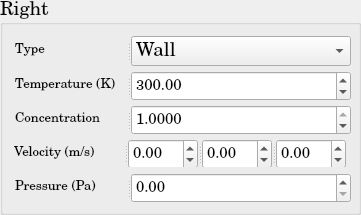
          <widget class="QGroupBox" name="DM_BoundaryCondition_Right">
           <property name="minimumSize">
            <size>
             <width>361</width>
             <height>215</height>
            </size>
           </property>
           <property name="maximumSize">
            <size>
             <width>361</width>
             <height>215</height>
            </size>
           </property>
           <property name="font">
            <font>
             <family>Century Schoolbook L</family>
             <pointsize>14</pointsize>
             <weight>50</weight>
             <bold>false</bold>
            </font>
           </property>
           <property name="title">
            <string>Right</string>
           </property>
           <layout class="QGridLayout" name="gridLayout_38">
            <item row="0" column="0">
             <widget class="QSplitter" name="splitter_86">
              <property name="minimumSize">
               <size>
                <width>338</width>
                <height>30</height>
               </size>
              </property>
              <property name="maximumSize">
               <size>
                <width>336</width>
                <height>30</height>
               </size>
              </property>
              <property name="orientation">
               <enum>Qt::Horizontal</enum>
              </property>
              <widget class="QLabel" name="DM_BC_Type_Right">
               <property name="minimumSize">
                <size>
                 <width>110</width>
                 <height>30</height>
                </size>
               </property>
               <property name="maximumSize">
                <size>
                 <width>110</width>
                 <height>30</height>
                </size>
               </property>
               <property name="text">
                <string>&lt;html&gt;&lt;head/&gt;&lt;body&gt;&lt;p&gt;&lt;span style=&quot; font-size:10pt;&quot;&gt;Type&lt;/span&gt;&lt;/p&gt;&lt;/body&gt;&lt;/html&gt;</string>
               </property>
              </widget>
              <widget class="QComboBox" name="DM_BC_Type_Right_ComboBox">
               <property name="minimumSize">
                <size>
                 <width>220</width>
                 <height>30</height>
                </size>
               </property>
               <property name="maximumSize">
                <size>
                 <width>220</width>
                 <height>30</height>
                </size>
               </property>
               <item>
                <property name="text">
                 <string>Wall</string>
                </property>
               </item>
               <item>
                <property name="text">
                 <string>Inlet</string>
                </property>
               </item>
               <item>
                <property name="text">
                 <string>Outlet</string>
                </property>
               </item>
               <item>
                <property name="text">
                 <string>Neumann</string>
                </property>
               </item>
               <item>
                <property name="text">
                 <string>Dirichlet</string>
                </property>
               </item>
              </widget>
             </widget>
            </item>
            <item row="1" column="0">
             <widget class="QSplitter" name="splitter_87">
              <property name="minimumSize">
               <size>
                <width>338</width>
                <height>30</height>
               </size>
              </property>
              <property name="maximumSize">
               <size>
                <width>336</width>
                <height>30</height>
               </size>
              </property>
              <property name="orientation">
               <enum>Qt::Horizontal</enum>
              </property>
              <widget class="QLabel" name="DM_BC_Temperature_Right">
               <property name="minimumSize">
                <size>
                 <width>110</width>
                 <height>30</height>
                </size>
               </property>
               <property name="maximumSize">
                <size>
                 <width>110</width>
                 <height>30</height>
                </size>
               </property>
               <property name="text">
                <string>&lt;html&gt;&lt;head/&gt;&lt;body&gt;&lt;p&gt;&lt;span style=&quot; font-size:10pt;&quot;&gt;Temperature (K)&lt;/span&gt;&lt;/p&gt;&lt;/body&gt;&lt;/html&gt;</string>
               </property>
              </widget>
              <widget class="QDoubleSpinBox" name="DM_BC_Right_Temperature_doubleSpinBox">
               <property name="minimumSize">
                <size>
                 <width>220</width>
                 <height>30</height>
                </size>
               </property>
               <property name="maximumSize">
                <size>
                 <width>220</width>
                 <height>30</height>
                </size>
               </property>
               <property name="font">
                <font>
                 <pointsize>11</pointsize>
                </font>
               </property>
               <property name="maximum">
                <double>1000000000.000000000000000</double>
               </property>
               <property name="value">
                <double>300.000000000000000</double>
               </property>
              </widget>
             </widget>
            </item>
            <item row="2" column="0">
             <widget class="QSplitter" name="splitter_104">
              <property name="minimumSize">
               <size>
                <width>338</width>
                <height>30</height>
               </size>
              </property>
              <property name="maximumSize">
               <size>
                <width>336</width>
                <height>30</height>
               </size>
              </property>
              <property name="orientation">
               <enum>Qt::Horizontal</enum>
              </property>
              <widget class="QLabel" name="DM_BC_Concentration_Right">
               <property name="minimumSize">
                <size>
                 <width>110</width>
                 <height>30</height>
                </size>
               </property>
               <property name="maximumSize">
                <size>
                 <width>110</width>
                 <height>30</height>
                </size>
               </property>
               <property name="text">
                <string>&lt;html&gt;&lt;head/&gt;&lt;body&gt;&lt;p&gt;&lt;span style=&quot; font-size:10pt;&quot;&gt;Concentration&lt;/span&gt;&lt;/p&gt;&lt;/body&gt;&lt;/html&gt;</string>
               </property>
              </widget>
              <widget class="QDoubleSpinBox" name="DM_BC_Right_Concentration_doubleSpinBox">
               <property name="minimumSize">
                <size>
                 <width>220</width>
                 <height>30</height>
                </size>
               </property>
               <property name="maximumSize">
                <size>
                 <width>220</width>
                 <height>30</height>
                </size>
               </property>
               <property name="font">
                <font>
                 <pointsize>11</pointsize>
                </font>
               </property>
               <property name="decimals">
                <number>4</number>
               </property>
               <property name="maximum">
                <double>1.000000000000000</double>
               </property>
               <property name="singleStep">
                <double>0.010000000000000</double>
               </property>
               <property name="value">
                <double>1.000000000000000</double>
               </property>
              </widget>
             </widget>
            </item>
            <item row="3" column="0">
             <widget class="QSplitter" name="splitter_88">
              <property name="orientation">
               <enum>Qt::Horizontal</enum>
              </property>
              <widget class="QLabel" name="DM_BC_Velocity_Right">
               <property name="minimumSize">
                <size>
                 <width>110</width>
                 <height>30</height>
                </size>
               </property>
               <property name="maximumSize">
                <size>
                 <width>110</width>
                 <height>30</height>
                </size>
               </property>
               <property name="text">
                <string>&lt;html&gt;&lt;head/&gt;&lt;body&gt;&lt;p&gt;&lt;span style=&quot; font-size:10pt;&quot;&gt;Velocity (m/s)&lt;/span&gt;&lt;/p&gt;&lt;/body&gt;&lt;/html&gt;</string>
               </property>
              </widget>
              <widget class="QSplitter" name="splitter_89">
               <property name="minimumSize">
                <size>
                 <width>220</width>
                 <height>30</height>
                </size>
               </property>
               <property name="maximumSize">
                <size>
                 <width>222</width>
                 <height>30</height>
                </size>
               </property>
               <property name="orientation">
                <enum>Qt::Horizontal</enum>
               </property>
               <widget class="QDoubleSpinBox" name="DM_BC_Right_Velocity_1d_doubleSpinBox">
                <property name="minimumSize">
                 <size>
                  <width>68</width>
                  <height>30</height>
                 </size>
                </property>
                <property name="maximumSize">
                 <size>
                  <width>70</width>
                  <height>30</height>
                 </size>
                </property>
                <property name="font">
                 <font>
                  <pointsize>11</pointsize>
                 </font>
                </property>
                <property name="minimum">
                 <double>-1000000000.000000000000000</double>
                </property>
                <property name="maximum">
                 <double>1000000000.000000000000000</double>
                </property>
               </widget>
               <widget class="QDoubleSpinBox" name="DM_BC_Right_Velocity_2d_doubleSpinBox">
                <property name="minimumSize">
                 <size>
                  <width>68</width>
                  <height>30</height>
                 </size>
                </property>
                <property name="maximumSize">
                 <size>
                  <width>70</width>
                  <height>30</height>
                 </size>
                </property>
                <property name="font">
                 <font>
                  <pointsize>11</pointsize>
                 </font>
                </property>
                <property name="minimum">
                 <double>-1000000000.000000000000000</double>
                </property>
                <property name="maximum">
                 <double>1000000000.000000000000000</double>
                </property>
               </widget>
               <widget class="QDoubleSpinBox" name="DM_BC_Right_Velocity_3d_doubleSpinBox">
                <property name="minimumSize">
                 <size>
                  <width>68</width>
                  <height>30</height>
                 </size>
                </property>
                <property name="maximumSize">
                 <size>
                  <width>70</width>
                  <height>30</height>
                 </size>
                </property>
                <property name="font">
                 <font>
                  <pointsize>11</pointsize>
                 </font>
                </property>
                <property name="minimum">
                 <double>-1000000000.000000000000000</double>
                </property>
                <property name="maximum">
                 <double>1000000000.000000000000000</double>
                </property>
               </widget>
              </widget>
             </widget>
            </item>
            <item row="4" column="0">
             <widget class="QSplitter" name="splitter_90">
              <property name="minimumSize">
               <size>
                <width>338</width>
                <height>30</height>
               </size>
              </property>
              <property name="maximumSize">
               <size>
                <width>336</width>
                <height>30</height>
               </size>
              </property>
              <property name="orientation">
               <enum>Qt::Horizontal</enum>
              </property>
              <widget class="QLabel" name="DM_BC_Pressure_Right">
               <property name="minimumSize">
                <size>
                 <width>110</width>
                 <height>30</height>
                </size>
               </property>
               <property name="maximumSize">
                <size>
                 <width>110</width>
                 <height>30</height>
                </size>
               </property>
               <property name="text">
                <string>&lt;html&gt;&lt;head/&gt;&lt;body&gt;&lt;p&gt;&lt;span style=&quot; font-size:10pt;&quot;&gt;Pressure (Pa)&lt;/span&gt;&lt;/p&gt;&lt;/body&gt;&lt;/html&gt;</string>
               </property>
              </widget>
              <widget class="QDoubleSpinBox" name="DM_BC_Pressure_Right_doubleSpinBox">
               <property name="minimumSize">
                <size>
                 <width>220</width>
                 <height>30</height>
                </size>
               </property>
               <property name="maximumSize">
                <size>
                 <width>220</width>
                 <height>30</height>
                </size>
               </property>
               <property name="font">
                <font>
                 <pointsize>11</pointsize>
                </font>
               </property>
               <property name="maximum">
                <double>1000000000.000000000000000</double>
               </property>
              </widget>
             </widget>
            </item>
           </layout>
          </widget>
